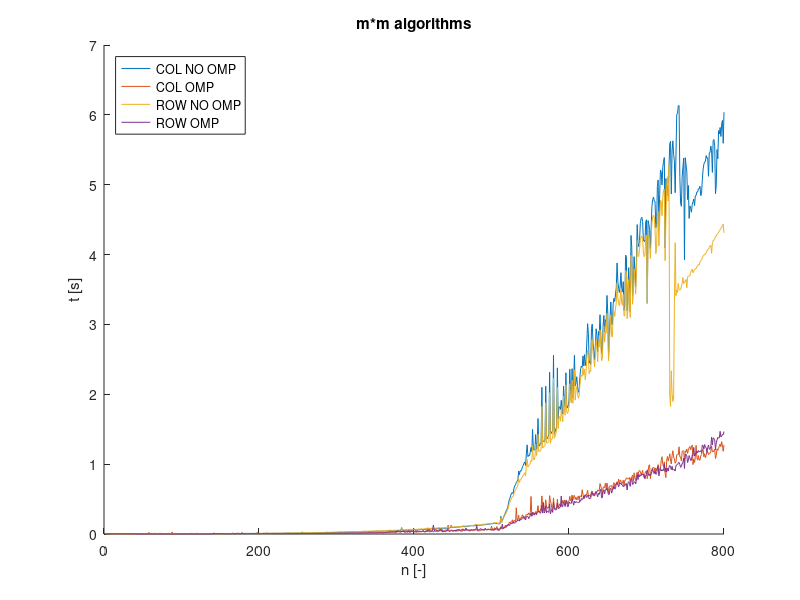

This figure's MATLAB source:
clear;
clc; 
close all;
fid=fopen('MATRIX_DATA/matrix_mul_col_NOMP.txt');
data=textscan(fid,'%d %f');
fclose ( fid );
x=data{1};
quicksort_y=data{2};
fid=fopen('MATRIX_DATA/matrix_mul_col_OMP.txt');
data=textscan(fid,'%d %f')
fclose ( fid );
mergesort_y=data{2};
fid=fopen('MATRIX_DATA/matrix_mul_row_NOMP.txt');
data=textscan(fid,'%d %f');
fclose ( fid );
heapsort_y=data{2};
fid=fopen('MATRIX_DATA/matrix_mul_row_OMP.txt');
data=textscan(fid,'%d %f');
fclose ( fid );
shellsort_y =data{2};
figure ;
title ('m*m algorithms');
xlabel('n [-]');
ylabel('t [s]');
hold on;
plot(x, quicksort_y);
plot(x, mergesort_y);
plot(x,heapsort_y);
plot(x, shellsort_y );
legend('COL NO OMP','COL OMP','ROW NO OMP','ROW OMP','Location','northwest');
hold off ;
